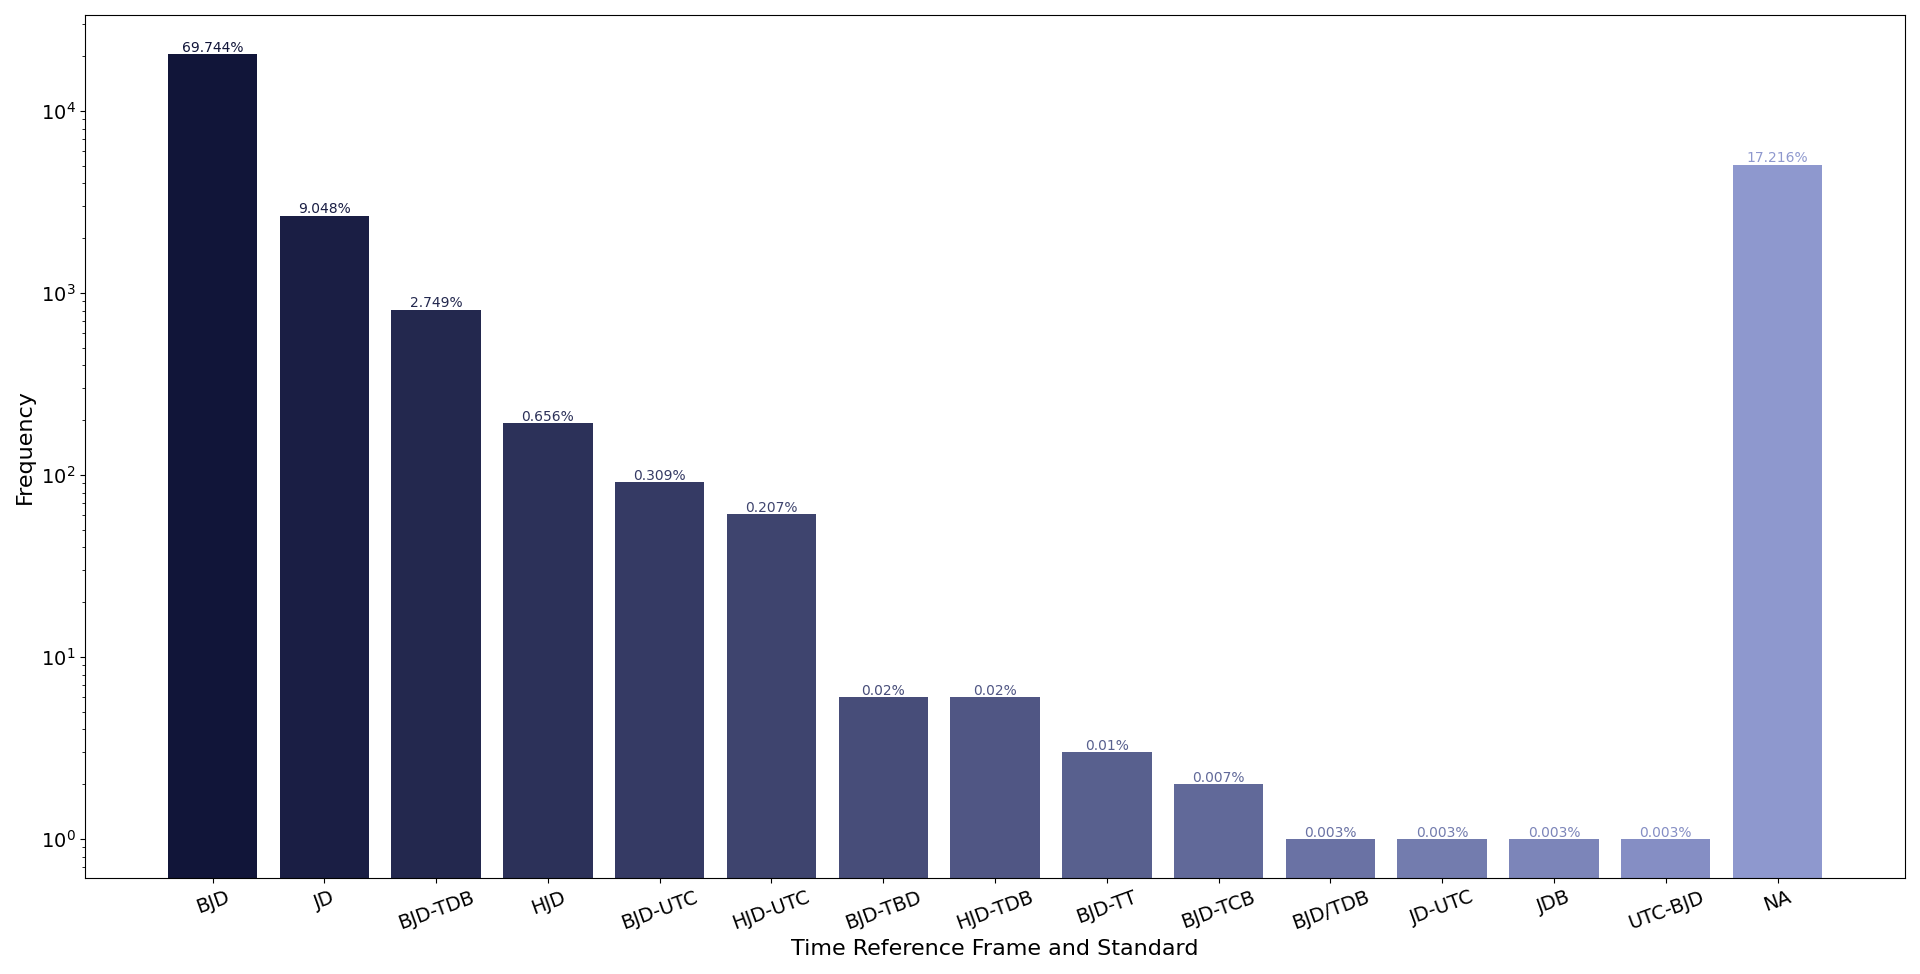

Generate this figure with Python:

# Paths:
path_data = "data/"
path_plot = "Plot_types/Barplot/"

# Packages:
import numpy as np
import pandas as pd
import matplotlib as mpl
import matplotlib.pyplot as plt

pd.set_option("display.width", 1200)
pd.set_option("display.max_columns", 300)
pd.set_option("display.max_rows", 300)

# Dataset:
df = pd.read_csv(path_data + "nasa_exoplanets.csv")
df_varnames = pd.read_csv(path_data + "nasa_exoplanets_var_names.csv")

# Variables:
cat_var = "pl_tsystemref"
cat_var_name = df_varnames.loc[(df_varnames["var"] == cat_var), ["var_name"]].values[0][0]

# Adapt the data:
df_plot = df.groupby(by = cat_var)[cat_var].agg("count")
levels = df_plot.index.tolist()
df_plot = pd.DataFrame({"level": levels,
                        "freq": df_plot.values.tolist()}).sort_values("freq",
                                                                      ascending = False)

# Deal with nan:
df_plot = df_plot.append(pd.DataFrame({"level": ["NA"],
                                       "freq": df[cat_var].isna().sum()}),
                        sort = False)
df_plot = df_plot.copy().reset_index(drop = True)

# Relative frequency:
df_plot["freq_rel"] = [str(round(i/sum(df_plot["freq"])*100, 3)) + "%" for i in df_plot["freq"]]

# Plot:
n_levels = df_plot.shape[0]
cmap = mpl.colors.LinearSegmentedColormap.from_list("my_palette", ["#111539", "#97A1D9"])
fig, ax = plt.subplots(figsize = (20, 10),
                       tight_layout = True)
_ = ax.bar(
    x = df_plot["level"].tolist(),
    height = df_plot["freq"],
    color = [cmap(i/n_levels) for i in np.array(range(n_levels))]
)
ind = 0
for p in ax.patches:
    width = p.get_width()
    height = p.get_height()
    x, y = p.get_xy() 
    ax.annotate(
        text = f'{df_plot["freq_rel"][ind]}',
        xy = (x + width/2, y + height*1.03),
        ha = "center",
        color = [cmap(i/n_levels) for i in np.array(range(n_levels))][ind]
    )
    ind += 1
_ = ax.set_yscale("log")
_ = ax.set_xlabel(cat_var_name,
                  fontsize = 16)
_ = ax.set_ylabel("Frequency",
                  fontsize = 16)
_ = plt.xticks(fontsize = 14,
               rotation = 20)
_ = plt.yticks(fontsize = 14)
